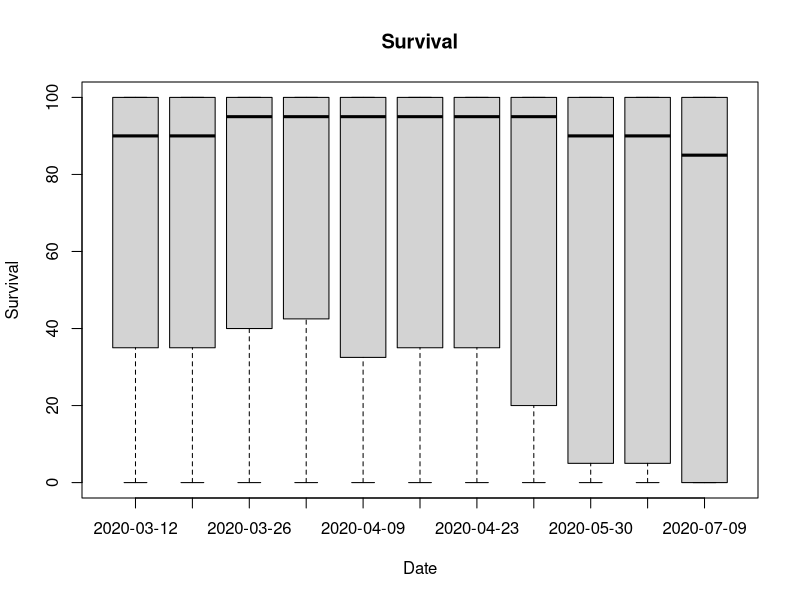
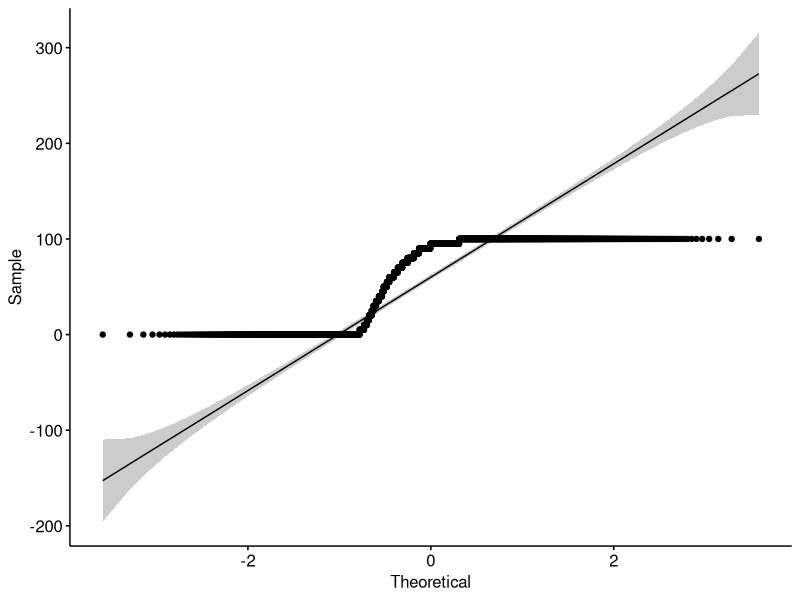
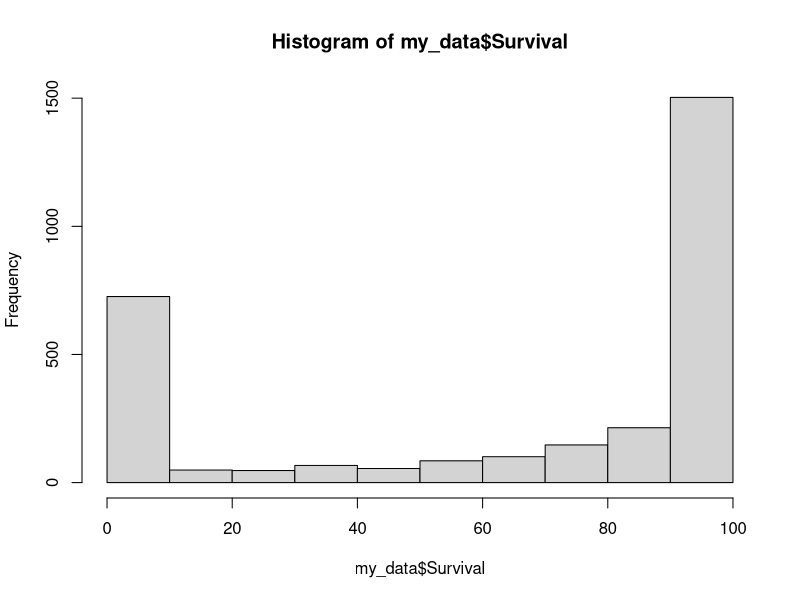
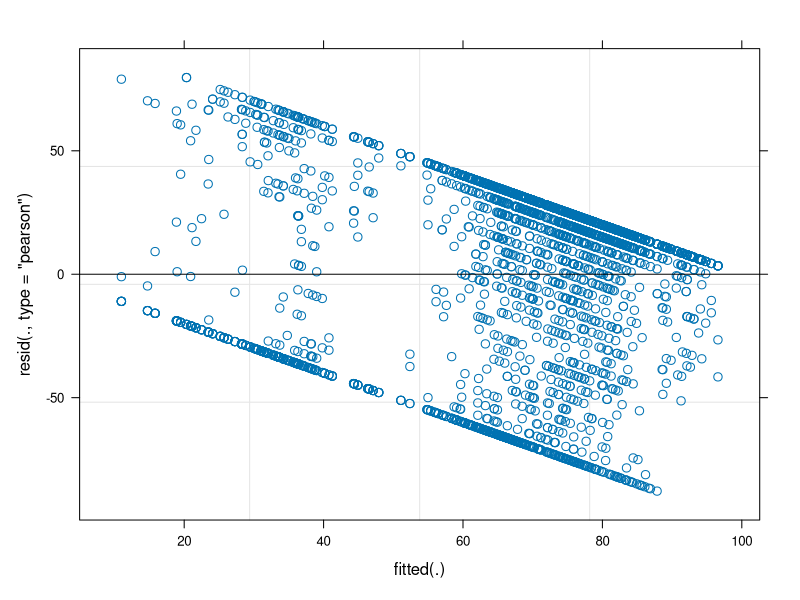
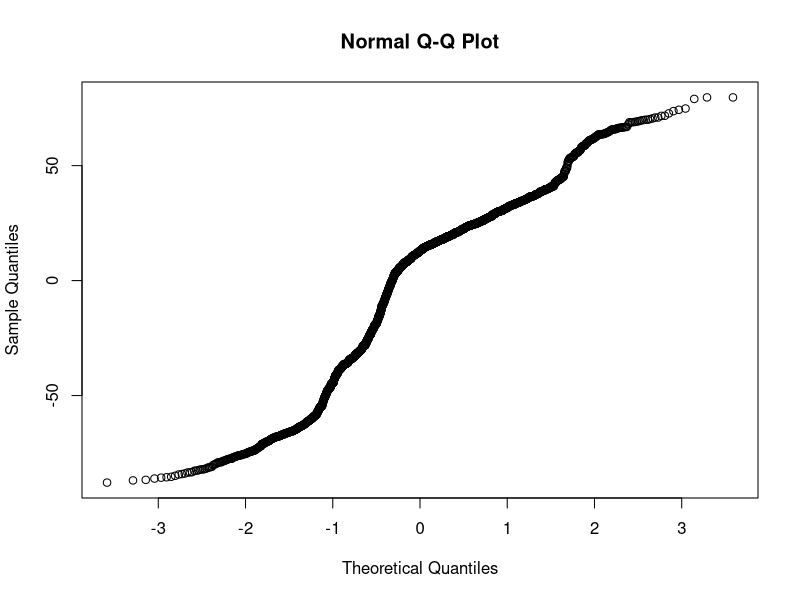

These charts were generated, in order, by the following R code:
# loading libraries
library("readxl")
library("tidyverse")
library("lattice")
library("rstatix")
library("ggpubr")
library("lme4")
library("fitdistrplus")
library("lmerTest")
library("car")

# loading xls files
my_data <- read_excel("ImageJ_R.xlsx", sheet = 1)

# combining relevant sheets of excel file
for (i in 2:36) {
  temp <- read_excel("ImageJ_R.xlsx", sheet = i)
  my_data <- rbind(my_data, temp)
  print(i)
}

# removing unnecessary columns
my_data <- my_data[c(1,2,4,17)]

# turn dates into number of days from start (07/02/2020)
startdate <- as.Date("2020-02-07","%Y-%m-%d")
my_data$Date_days <- as.numeric(difftime(my_data$Date,startdate ,units="days"), units="days")

# removing 07/02 and 11/05 because of inaccurate measurements
my_data<-my_data[!(my_data$Date_days=="0" | my_data$Date_days=="94"),]

# change headers of column survival
my_data = my_data %>% 
  rename(
    Survival = `Survival (%)`
  )

# removing rows containing NAs (so the rows that don't contain the average values for survival)
my_data <- na.omit(my_data)

# Make treatment and days factors
my_data$Treatment <- as.factor(my_data$Treatment)
class(my_data$Treatment)
my_data$Date_days <- as.factor(my_data$Date_days)
class(my_data$Date_days)

# visualising data with box plots

boxplot(my_data$`Survival` ~ my_data$Date,
        data=my_data, 
        main="Survival", 
        xlab="Date", 
        ylab="Survival")

# normality tests
ggqqplot(my_data, x = "Survival")
hist(my_data$Survival)
shapiro_test(my_data$Survival)

# Testing for homogeneity of variances
leveneTest(my_data$Survival, my_data$Treatment)
fligner.test(my_data$Survival, my_data$Treatment)
# Variances are NOT homogeneous

# Testing for sphericity
# Mauchly's Test for Sphericity!

# Generalized Linear Mixed Model with Repeated Measures
Model <- glmer(Survival~Treatment+Date_days + (1|Structure), family=gaussian, data=my_data)
print(summary(Model),correlation=FALSE)
plot(Model)
qqnorm(resid(Model))
